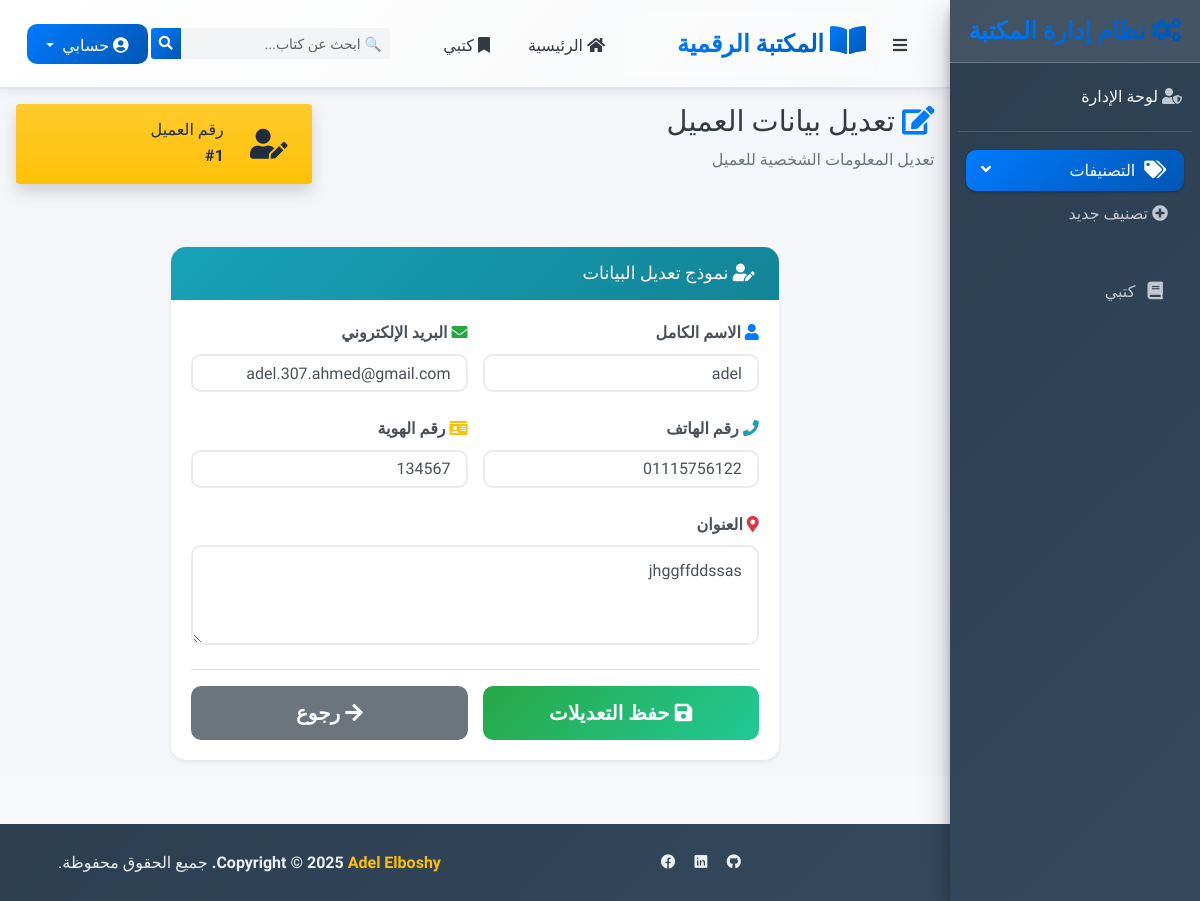
/clint/1/edit/, run on an earlier commit of the app's database.
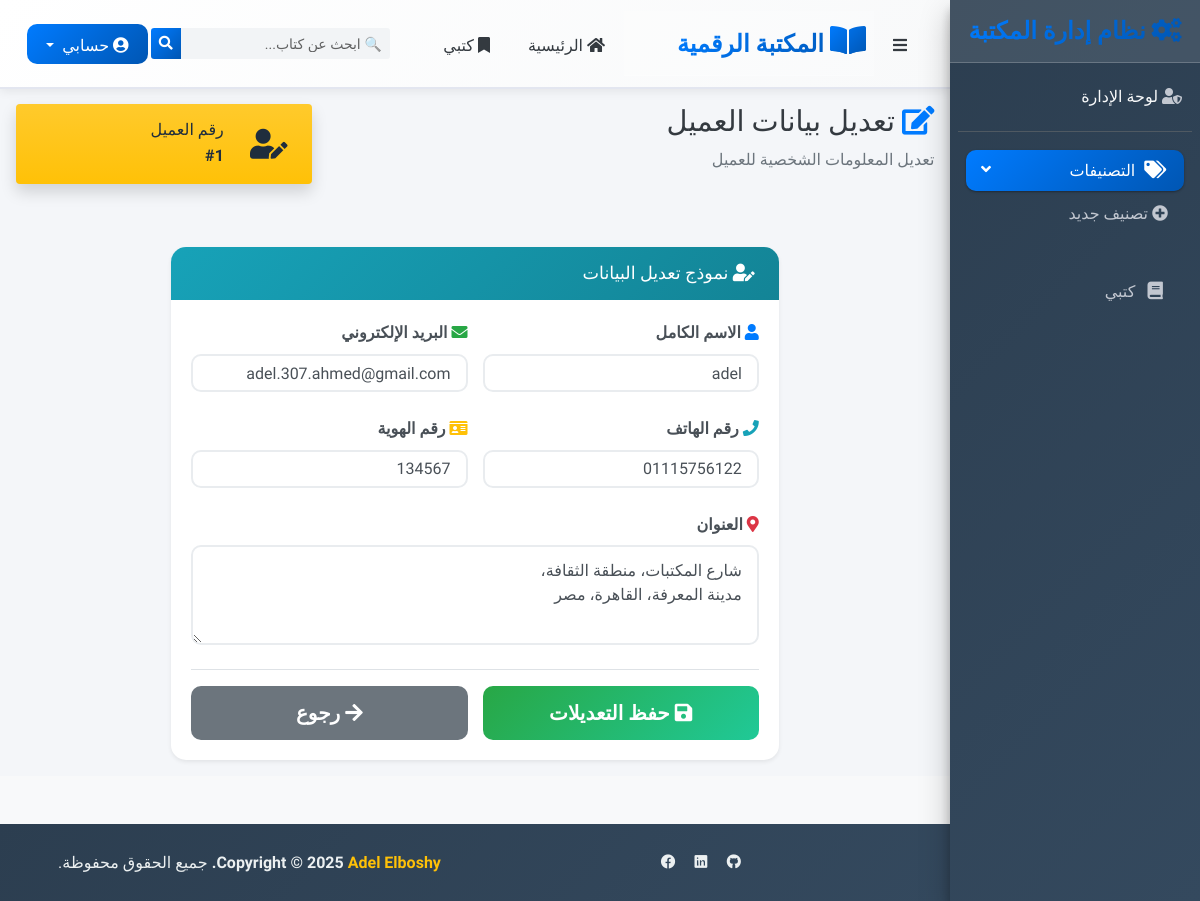
And on a later commit of the database.
### clint/models.py (models this page shows, shortened)
class Customer(models.Model):
    name = models.CharField(max_length=100, verbose_name="الاسم الكامل")
    email = models.EmailField(unique=True, verbose_name="البريد الإلكتروني")
    image = models.ImageField(upload_to='photos3 %Y %m %d',blank=True,null=True,verbose_name="صورة الملف الشخصي")
    phone = models.CharField(max_length=15, verbose_name="رقم الهاتف")
    address = models.TextField(verbose_name="العنوان")
    national_id = models.CharField(max_length=20, unique=True, verbose_name="رقم الهوية الوطنية")
    my_books = models.ManyToManyField(Book,blank=True)
    date_of_birth = models.DateField(blank=True, null=True, verbose_name="تاريخ الميلاد")
    occupation = models.CharField(max_length=100, blank=True, null=True, verbose_name="المهنة")
    created_at = models.DateTimeField(auto_now_add=True, verbose_name="تاريخ التسجيل")
    updated_at = models.DateTimeField(auto_now=True, verbose_name="تاريخ التحديث")
    class Meta:
        verbose_name = "عميل"
        verbose_name_plural = "العملاء"
        ordering = ['-created_at']
        indexes = [
            models.Index(fields=['name']),
            models.Index(fields=['email']),
            models.Index(fields=['phone']),
        ]

### clint/views.py (the view)
# urls.py: path('/<int:customer_id>/edit/', views.edit_customer, name='edit_customer'),
def edit_customer(request, customer_id):
    customer = get_object_or_404(Customer, id=customer_id)
    if request.method == 'POST':
        form = CustomerForm(request.POST, instance=customer)
        if form.is_valid():
            form.save()
            messages.success(request, 'تم تحديث بيانات العميل بنجاح')
            return redirect('customer_profile', customer_id=customer.id)
    else:
        form = CustomerForm(instance=customer)
    return render(request, 'edit_customer.html', {
        'form': form,
        'customer': customer,
    })

### clint/templates/edit_customer.html (shortened to what this page needs)
{% extends 'base.html' %}
{% load static %}
{% block content %}
<div class="wrapper" style="direction: rtl;">
    <div class="content-wrapper">
        <div class="content-header mb-4">
            <div class="container-fluid">
                <div class="row mb-2">
                    <div class="col-sm-8">
                        <h1 class="m-0 text-dark">
                            <i class="fas fa-edit text-primary me-2"></i>
                            تعديل بيانات العميل
                        </h1>
                        <p class="text-muted mt-2">تعديل المعلومات الشخصية للعميل</p>
                    </div>
                    <div class="col-sm-4">
                        <div class="info-box bg-gradient-warning shadow">
                            <span class="info-box-icon"><i class="fas fa-user-edit"></i></span>
                            <div class="info-box-content">
                                <span class="info-box-text">رقم العميل</span>
                                <span class="info-box-number">#{{ customer.id }}</span>
                            </div>
                        </div>
                    </div>
                </div>
            </div>
        </div>
        <div class="content">
            <div class="container-fluid">
                <div class="row">
                    <div class="col-lg-8 mx-auto">
                        <div class="card card-primary shadow-sm">
                            <div class="card-header bg-gradient-info text-white">
                                <h3 class="card-title mb-0">
                                    <i class="fas fa-user-edit me-2"></i>
                                    نموذج تعديل البيانات
                                </h3>
                            </div>
                            <div class="card-body">
                                <form method="post" novalidate>
                                    <div class="row">
                                        <div class="col-md-6">
                                            <div class="form-group mb-4">
                                                <label for="{{ form.name.id_for_label }}" class="form-label">
                                                    <i class="fas fa-user text-primary me-2"></i>
                                                    {{ form.name.label }}
                                                </label>
                                                {{ form.name }}
                                            </div>
                                        </div>
                                        <div class="col-md-6">
                                            <div class="form-group mb-4">
                                                <label for="{{ form.email.id_for_label }}" class="form-label">
                                                    <i class="fas fa-envelope text-success me-2"></i>
                                                    {{ form.email.label }}
                                                </label>
                                                {{ form.email }}
                                            </div>
                                        </div>
                                    </div>
                                    <div class="row">
                                        <div class="col-md-6">
                                            <div class="form-group mb-4">
                                                <label for="{{ form.phone.id_for_label }}" class="form-label">
                                                    <i class="fas fa-phone text-info me-2"></i>
                                                    {{ form.phone.label }}
                                                </label>
                                                {{ form.phone }}
                                            </div>
                                        </div>
                                        <div class="col-md-6">
                                            <div class="form-group mb-4">
                                                <label for="{{ form.national_id.id_for_label }}" class="form-label">
                                                    <i class="fas fa-id-card text-warning me-2"></i>
                                                    {{ form.national_id.label }}
                                                </label>
                                                {{ form.national_id }}
                                            </div>
                                        </div>
                                    </div>
                                    <div class="form-group mb-4">
                                        <label for="{{ form.address.id_for_label }}" class="form-label">
                                            <i class="fas fa-map-marker-alt text-danger me-2"></i>
                                            {{ form.address.label }}
                                        </label>
                                        {{ form.address }}
                                    </div>
                                    <div class="form-actions mt-4 pt-3 border-top">
                                        <div class="row">
                                            <div class="col-md-6">
                                                <button type="submit" class="btn btn-success btn-lg w-100">
                                                    <i class="fas fa-save me-2"></i>
                                                    حفظ التعديلات
                                                </button>
                                            </div>
                                            <div class="col-md-6">
                                                <a href="{% url 'customer_profile' customer.id %}"
                                                   class="btn btn-secondary btn-lg w-100">
                                                    <i class="fas fa-arrow-right me-2"></i>
                                                    رجوع
                                                </a>
                                            </div>
                                        </div>
                                    </div>
                                </form>
                            </div>
                        </div>
                    </div>
                </div>
            </div>
        </div>
    </div>
</div>
{% endblock %}

### templates/base.html (shortened to what this page needs)
{%load static%}
<!DOCTYPE html>
<html lang="ar" dir="rtl">
<head>
    <link rel="stylesheet" href="{% static 'plugins/fontawesome-free/css/all.min.css' %}">
    <link rel="stylesheet" href="https://code.ionicframework.com/ionicons/2.0.1/css/ionicons.min.css">
    <link rel="stylesheet" href="{% static 'dist/css/adminlte_ar.min.css' %}">
    <link rel="stylesheet" href="https://cdn.jsdelivr.net/npm/bootstrap-icons@1.10.0/font/bootstrap-icons.css">
</head>
<body class="hold-transition sidebar-mini layout-fixed">
    <nav class="main-header navbar navbar-expand navbar-white navbar-light">
        <div class="container-fluid">
            <div class="d-flex align-items-center">
                <ul class="navbar-nav">
                    <li class="nav-item">
                        <a class="nav-link" data-widget="pushmenu" href="#" role="button">
                            <i class="fas fa-bars text-dark"></i>
                        </a>
                    </li>
                </ul>
                <div class="logo-container">
                    <a href="{% url 'main' %}" class="brand-link text-decoration-none">
                        <span class="brand-text font-weight-bold">
                            <i class="fas fa-book-open logo-icon"></i>
                            المكتبة الرقمية
                        </span>
                    </a>
                </div>
            </div>
            <ul class="navbar-nav ms-3 d-none d-md-flex">
                <li class="nav-item">
                    <a href="{% url 'main' %}" class="nav-link text-dark">
                        <i class="fas fa-home me-2"></i>
                        الرئيسية
                    </a>
                </li>
                <li class="nav-item">
                    <a href="{% url 'my_books' %}" class="nav-link text-dark">
                        <i class="fas fa-bookmark me-2"></i>
                        كتبي
                    </a>
                </li>
            </ul>
            <div class="navbar-search ml-auto">
                <form method="GET" action="{% url 'my_books' %}" class="form-inline">
                    <div class="input-group input-group-sm search-container">
                        <input class="form-control form-control-navbar search-input"
                               name="search_name"
                               type="search"
                               placeholder="🔍 ابحث عن كتاب..."
                               aria-label="Search">
                        <div class="input-group-append">
                            <button class="btn btn-search" type="submit">
                                <i class="fas fa-search"></i>
                            </button>
                        </div>
                    </div>
                </form>
            </div>
            <ul class="navbar-nav ms-3">
                <li class="nav-item dropdown">
                    <a class="nav-link dropdown-toggle user-menu" href="#" id="navbarDropdown"
                       role="button" data-bs-toggle="dropdown" aria-expanded="false">
                        <i class="fas fa-user-circle me-2"></i>
                        <span class="d-none d-md-inline">حسابي</span>
                    </a>
                </li>
            </ul>
        </div>
    </nav>
    <aside class="main-sidebar sidebar-dark-primary elevation-4">
        <a href="#" class="brand-link text-center">
            <span class="brand-text font-weight-light">
                <i class="fas fa-cogs me-2"></i>
                نظام إدارة المكتبة
            </span>
        </a>
        <div class="sidebar">
            <div class="user-panel mt-3 pb-3 mb-3 d-flex">
                <div class="info">
                    <a href="{% url 'owner_login_page' %}" class="d-block text-center">
                        <i class="fas fa-user-shield me-2"></i>
                        <span class="text-light">لوحة الإدارة</span>
                    </a>
                </div>
            </div>
            <nav class="mt-2">
                <ul class="nav nav-pills nav-sidebar flex-column" data-widget="treeview" role="menu" data-accordion="false">
                    <li class="nav-item has-treeview menu-open">
                        <a href="#" class="nav-link active">
                            <i class="nav-icon fas fa-tags"></i>
                            <p>
                                التصنيفات
                                <i class="fas fa-angle-left right"></i>
                            </p>
                        </a>
                        <ul class="nav nav-treeview">
                            <li class="nav-item">
                                <a id="addcat" href="#" class="nav-link">
                                    <i class="fas fa-plus-circle me-2"></i>
                                    <p>تصنيف جديد</p>
                                </a>
                            </li>
                            <form id="cat" method="POST" class="p-3">
                            </form>
                        </ul>
                    </li>
                    <li class="nav-item">
                        <a href="{% url 'my_books' %}" class="nav-link">
                            <i class="nav-icon fas fa-book"></i>
                            <p>كتبي</p>
                        </a>
                    </li>
                </ul>
            </nav>
        </div>
    </aside>
    {% block content %}
    {% endblock %}
    <footer class="main-footer">
        <div class="container-fluid">
            <div class="row align-items-center">
                <div class="col-md-6 text-center text-md-start">
                    <div class="social-links">
                        <a target="_blank" href="#" class="btn btn-sm btn-outline-light me-2">
                            <i class="fab fa-github"></i>
                        </a>
                        <a target="_blank" href="#" class="btn btn-sm btn-outline-light me-2">
                            <i class="fab fa-linkedin"></i>
                        </a>
                        <a target="_blank" href="#" class="btn btn-sm btn-outline-light">
                            <i class="fab fa-facebook"></i>
                        </a>
                    </div>
                </div>
                <div class="col-md-6 text-center text-md-end">
                    <strong>Copyright &copy; 2025
                        <a href="#" class="text-warning">Adel Elboshy</a>.
                    </strong>
                    <span class="d-block d-md-inline">جميع الحقوق محفوظة.</span>
                </div>
            </div>
        </div>
    </footer>
</body>
</html>

What changed in the data, as far as the page shows it:
changed Customer "adel": address "jhggffddssas" → "شارع المكتبات، منطقة الثقافة، مدينة المعرفة، القاهرة، مصر"
